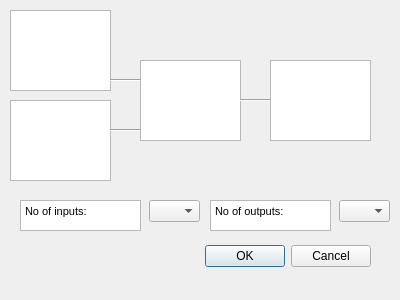
<?xml version="1.0" encoding="UTF-8"?>
<ui version="4.0">
 <class>InputOutput_Editor</class>
 <widget class="QDialog" name="InputOutput_Editor">
  <property name="geometry">
   <rect>
    <x>0</x>
    <y>0</y>
    <width>400</width>
    <height>300</height>
   </rect>
  </property>
  <property name="windowTitle">
   <string>Dialog</string>
  </property>
  <widget class="QDialogButtonBox" name="buttonBox">
   <property name="geometry">
    <rect>
     <x>30</x>
     <y>240</y>
     <width>341</width>
     <height>32</height>
    </rect>
   </property>
   <property name="orientation">
    <enum>Qt::Horizontal</enum>
   </property>
   <property name="standardButtons">
    <set>QDialogButtonBox::Cancel|QDialogButtonBox::Ok</set>
   </property>
  </widget>
  <widget class="QComboBox" name="comboBox">
   <property name="geometry">
    <rect>
     <x>149</x>
     <y>200</y>
     <width>51</width>
     <height>22</height>
    </rect>
   </property>
  </widget>
  <widget class="QComboBox" name="comboBox_2">
   <property name="geometry">
    <rect>
     <x>339</x>
     <y>200</y>
     <width>51</width>
     <height>22</height>
    </rect>
   </property>
  </widget>
  <widget class="QGraphicsView" name="Input1">
   <property name="geometry">
    <rect>
     <x>10</x>
     <y>10</y>
     <width>101</width>
     <height>81</height>
    </rect>
   </property>
  </widget>
  <widget class="QGraphicsView" name="Input1_2">
   <property name="geometry">
    <rect>
     <x>140</x>
     <y>60</y>
     <width>101</width>
     <height>81</height>
    </rect>
   </property>
  </widget>
  <widget class="QGraphicsView" name="Input1_3">
   <property name="geometry">
    <rect>
     <x>270</x>
     <y>60</y>
     <width>101</width>
     <height>81</height>
    </rect>
   </property>
  </widget>
  <widget class="QGraphicsView" name="Input1_4">
   <property name="geometry">
    <rect>
     <x>10</x>
     <y>100</y>
     <width>101</width>
     <height>81</height>
    </rect>
   </property>
  </widget>
  <widget class="Line" name="line">
   <property name="geometry">
    <rect>
     <x>240</x>
     <y>90</y>
     <width>31</width>
     <height>20</height>
    </rect>
   </property>
   <property name="orientation">
    <enum>Qt::Horizontal</enum>
   </property>
  </widget>
  <widget class="Line" name="line_2">
   <property name="geometry">
    <rect>
     <x>110</x>
     <y>70</y>
     <width>31</width>
     <height>20</height>
    </rect>
   </property>
   <property name="orientation">
    <enum>Qt::Horizontal</enum>
   </property>
  </widget>
  <widget class="Line" name="line_3">
   <property name="geometry">
    <rect>
     <x>110</x>
     <y>120</y>
     <width>31</width>
     <height>20</height>
    </rect>
   </property>
   <property name="orientation">
    <enum>Qt::Horizontal</enum>
   </property>
  </widget>
  <widget class="QTextBrowser" name="textBrowser">
   <property name="geometry">
    <rect>
     <x>20</x>
     <y>200</y>
     <width>121</width>
     <height>31</height>
    </rect>
   </property>
   <property name="html">
    <string>&lt;!DOCTYPE HTML PUBLIC &quot;-//W3C//DTD HTML 4.0//EN&quot; &quot;http://www.w3.org/TR/REC-html40/strict.dtd&quot;&gt;
&lt;html&gt;&lt;head&gt;&lt;meta name=&quot;qrichtext&quot; content=&quot;1&quot; /&gt;&lt;style type=&quot;text/css&quot;&gt;
p, li { white-space: pre-wrap; }
&lt;/style&gt;&lt;/head&gt;&lt;body style=&quot; font-family:'MS Shell Dlg 2'; font-size:8pt; font-weight:400; font-style:normal;&quot;&gt;
&lt;p style=&quot; margin-top:0px; margin-bottom:0px; margin-left:0px; margin-right:0px; -qt-block-indent:0; text-indent:0px;&quot;&gt;No of inputs:&lt;/p&gt;&lt;/body&gt;&lt;/html&gt;</string>
   </property>
  </widget>
  <widget class="QTextBrowser" name="textBrowser_2">
   <property name="geometry">
    <rect>
     <x>210</x>
     <y>200</y>
     <width>121</width>
     <height>31</height>
    </rect>
   </property>
   <property name="html">
    <string>&lt;!DOCTYPE HTML PUBLIC &quot;-//W3C//DTD HTML 4.0//EN&quot; &quot;http://www.w3.org/TR/REC-html40/strict.dtd&quot;&gt;
&lt;html&gt;&lt;head&gt;&lt;meta name=&quot;qrichtext&quot; content=&quot;1&quot; /&gt;&lt;style type=&quot;text/css&quot;&gt;
p, li { white-space: pre-wrap; }
&lt;/style&gt;&lt;/head&gt;&lt;body style=&quot; font-family:'MS Shell Dlg 2'; font-size:8pt; font-weight:400; font-style:normal;&quot;&gt;
&lt;p style=&quot; margin-top:0px; margin-bottom:0px; margin-left:0px; margin-right:0px; -qt-block-indent:0; text-indent:0px;&quot;&gt;No of outputs:&lt;/p&gt;&lt;/body&gt;&lt;/html&gt;</string>
   </property>
  </widget>
 </widget>
 <resources/>
 <connections>
  <connection>
   <sender>buttonBox</sender>
   <signal>accepted()</signal>
   <receiver>InputOutput_Editor</receiver>
   <slot>accept()</slot>
   <hints>
    <hint type="sourcelabel">
     <x>248</x>
     <y>254</y>
    </hint>
    <hint type="destinationlabel">
     <x>157</x>
     <y>274</y>
    </hint>
   </hints>
  </connection>
  <connection>
   <sender>buttonBox</sender>
   <signal>rejected()</signal>
   <receiver>InputOutput_Editor</receiver>
   <slot>reject()</slot>
   <hints>
    <hint type="sourcelabel">
     <x>316</x>
     <y>260</y>
    </hint>
    <hint type="destinationlabel">
     <x>286</x>
     <y>274</y>
    </hint>
   </hints>
  </connection>
 </connections>
</ui>
